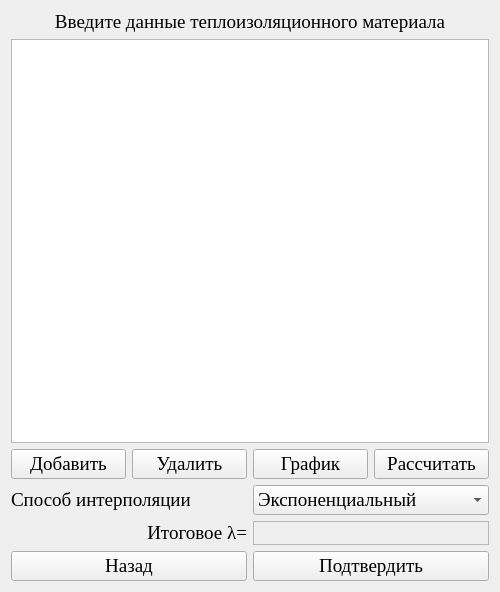
<?xml version="1.0" encoding="UTF-8"?>
<ui version="4.0">
 <class>FindLambda</class>
 <widget class="QWidget" name="FindLambda">
  <property name="geometry">
   <rect>
    <x>0</x>
    <y>0</y>
    <width>500</width>
    <height>592</height>
   </rect>
  </property>
  <property name="font">
   <font>
    <family>Times New Roman</family>
    <pointsize>14</pointsize>
   </font>
  </property>
  <property name="windowTitle">
   <string>Ввод λ</string>
  </property>
  <property name="windowIcon">
   <iconset resource="resources.qrc">
    <normaloff>:/resources/icons/hay-bale-icon-style-vector.jpg</normaloff>:/resources/icons/hay-bale-icon-style-vector.jpg</iconset>
  </property>
  <layout class="QVBoxLayout" name="verticalLayout_2">
   <item>
    <widget class="QLabel" name="label_3">
     <property name="text">
      <string>Введите данные теплоизоляционного материала</string>
     </property>
     <property name="alignment">
      <set>Qt::AlignCenter</set>
     </property>
    </widget>
   </item>
   <item>
    <widget class="QTableWidget" name="tableWidget"/>
   </item>
   <item>
    <layout class="QGridLayout" name="gridLayout">
     <item row="0" column="1">
      <widget class="QPushButton" name="DeleteRowButton">
       <property name="text">
        <string>Удалить</string>
       </property>
      </widget>
     </item>
     <item row="0" column="0">
      <widget class="QPushButton" name="AddRowButton">
       <property name="text">
        <string>Добавить</string>
       </property>
      </widget>
     </item>
     <item row="0" column="3">
      <widget class="QPushButton" name="CalculateButton">
       <property name="text">
        <string>Рассчитать</string>
       </property>
      </widget>
     </item>
     <item row="0" column="2">
      <widget class="QPushButton" name="ChartButton">
       <property name="text">
        <string>График</string>
       </property>
      </widget>
     </item>
    </layout>
   </item>
   <item>
    <layout class="QGridLayout" name="gridLayout_2">
     <item row="1" column="0">
      <widget class="QLabel" name="label">
       <property name="layoutDirection">
        <enum>Qt::LeftToRight</enum>
       </property>
       <property name="text">
        <string>Итоговое λ=</string>
       </property>
       <property name="alignment">
        <set>Qt::AlignRight|Qt::AlignTrailing|Qt::AlignVCenter</set>
       </property>
      </widget>
     </item>
     <item row="1" column="1">
      <widget class="QLabel" name="LambdaLabel">
       <property name="frameShape">
        <enum>QFrame::StyledPanel</enum>
       </property>
       <property name="text">
        <string/>
       </property>
      </widget>
     </item>
     <item row="0" column="0">
      <widget class="QLabel" name="label_4">
       <property name="text">
        <string>Способ интерполяции</string>
       </property>
      </widget>
     </item>
     <item row="0" column="1">
      <widget class="QComboBox" name="TypeOfCalculation">
       <item>
        <property name="text">
         <string>Экспоненциальный</string>
        </property>
       </item>
       <item>
        <property name="text">
         <string>Линейный</string>
        </property>
       </item>
      </widget>
     </item>
    </layout>
   </item>
   <item>
    <layout class="QGridLayout" name="gridLayout_3">
     <item row="0" column="1">
      <widget class="QPushButton" name="AcceptButton">
       <property name="text">
        <string>Подтвердить</string>
       </property>
      </widget>
     </item>
     <item row="0" column="0">
      <widget class="QPushButton" name="BackButton">
       <property name="text">
        <string>Назад</string>
       </property>
      </widget>
     </item>
    </layout>
   </item>
  </layout>
 </widget>
 <resources>
  <include location="resources.qrc"/>
 </resources>
 <connections/>
</ui>
